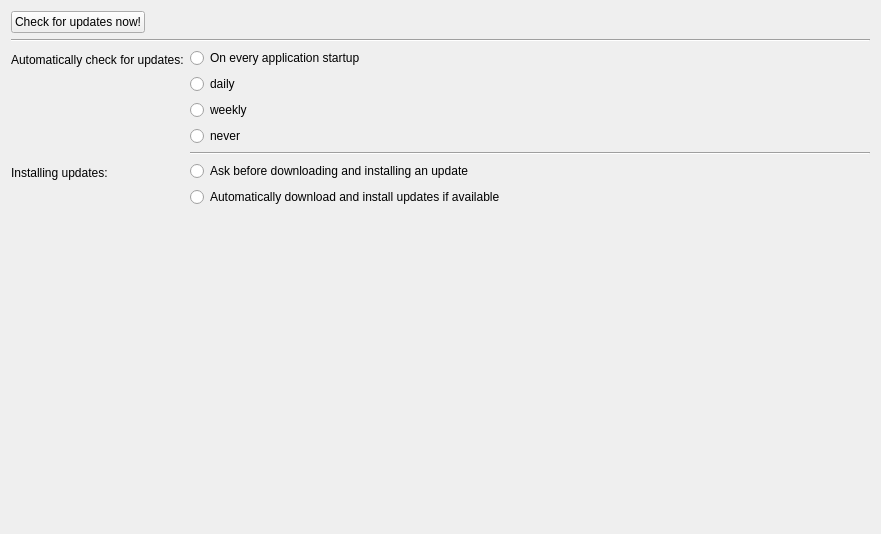
<?xml version="1.0" encoding="UTF-8"?>
<ui version="4.0">
 <class>WdgPreferencesPageUpdates</class>
 <widget class="QWidget" name="WdgPreferencesPageUpdates">
  <property name="geometry">
   <rect>
    <x>0</x>
    <y>0</y>
    <width>881</width>
    <height>534</height>
   </rect>
  </property>
  <property name="windowTitle">
   <string>Form</string>
  </property>
  <layout class="QVBoxLayout" name="verticalLayout_3">
   <item>
    <layout class="QHBoxLayout" name="horizontalLayout">
     <item>
      <widget class="QPushButton" name="pushButton">
       <property name="text">
        <string>Check for updates now!</string>
       </property>
       <property name="icon">
        <iconset resource="../../Resources.qrc">
         <normaloff>:/Icons/classic/download.ico</normaloff>:/Icons/classic/download.ico</iconset>
       </property>
      </widget>
     </item>
     <item>
      <spacer name="horizontalSpacer">
       <property name="orientation">
        <enum>Qt::Orientation::Horizontal</enum>
       </property>
       <property name="sizeHint" stdset="0">
        <size>
         <width>40</width>
         <height>20</height>
        </size>
       </property>
      </spacer>
     </item>
    </layout>
   </item>
   <item>
    <widget class="Line" name="line_2">
     <property name="orientation">
      <enum>Qt::Orientation::Horizontal</enum>
     </property>
    </widget>
   </item>
   <item>
    <layout class="QFormLayout" name="formLayout">
     <item row="0" column="0">
      <widget class="QLabel" name="lCheckForUpdates">
       <property name="text">
        <string>Automatically check for updates:</string>
       </property>
      </widget>
     </item>
     <item row="0" column="1">
      <layout class="QVBoxLayout" name="verticalLayout">
       <item>
        <widget class="QRadioButton" name="rbCheckEveryStartup">
         <property name="text">
          <string>On every application startup</string>
         </property>
        </widget>
       </item>
       <item>
        <widget class="QRadioButton" name="rbCheckDaily">
         <property name="text">
          <string>daily</string>
         </property>
        </widget>
       </item>
       <item>
        <widget class="QRadioButton" name="rbCheckWeekly">
         <property name="text">
          <string>weekly</string>
         </property>
        </widget>
       </item>
       <item>
        <widget class="QRadioButton" name="rbCheckNever">
         <property name="text">
          <string>never</string>
         </property>
        </widget>
       </item>
      </layout>
     </item>
     <item row="2" column="0">
      <widget class="QLabel" name="lInstallUpdates">
       <property name="text">
        <string>Installing updates:</string>
       </property>
      </widget>
     </item>
     <item row="2" column="1">
      <layout class="QVBoxLayout" name="verticalLayout_2">
       <item>
        <widget class="QRadioButton" name="rbAskBeforeInstall">
         <property name="text">
          <string>Ask before downloading and installing an update</string>
         </property>
        </widget>
       </item>
       <item>
        <widget class="QRadioButton" name="rbAutoInstall">
         <property name="text">
          <string>Automatically download and install updates if available</string>
         </property>
        </widget>
       </item>
      </layout>
     </item>
     <item row="1" column="1">
      <widget class="Line" name="line">
       <property name="orientation">
        <enum>Qt::Orientation::Horizontal</enum>
       </property>
      </widget>
     </item>
    </layout>
   </item>
  </layout>
 </widget>
 <resources>
  <include location="../../Resources.qrc"/>
 </resources>
 <connections/>
</ui>
